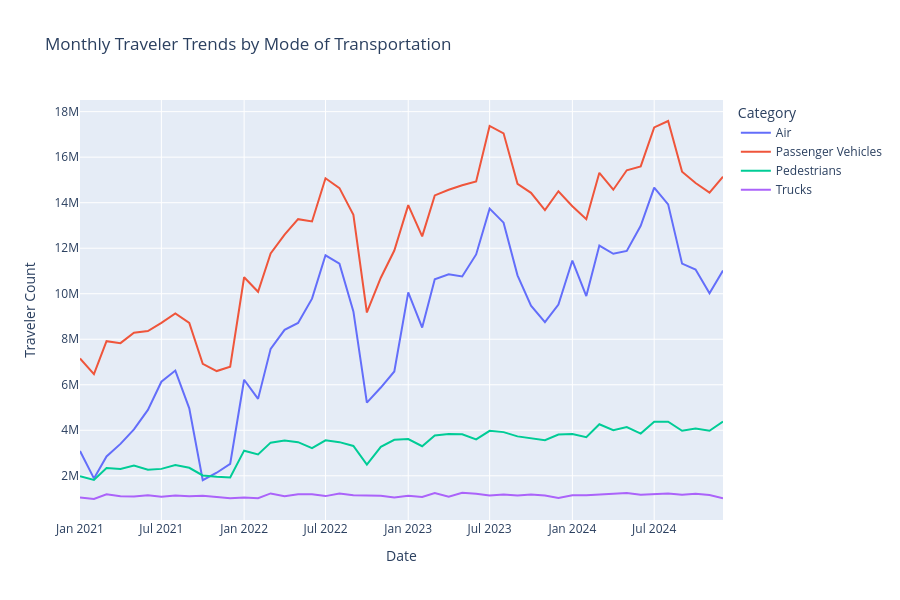

The cell this chart's notebook holds for it:
### Code cell
# Prepare data for line or area chart by month and region
line_data = df_cbp[df_cbp['Measure Name'] == 'Travelers']
line_data['Date'] = pd.to_datetime(line_data['FY'].astype(str) + '-' + line_data['Month'], format='%Y-%b')
line_data = line_data.groupby(['Date', 'Category'])['Count'].sum().reset_index()

# Line chart by region
fig_line = px.line(line_data, 
                   x='Date', 
                   y='Count', 
                   color='Category',
                   title="Monthly Traveler Trends by Mode of Transportation",
                   labels={'Count': 'Traveler Count', 'Date': 'Date'})
fig_line.update_layout(height=600)

# Optional: Uncomment for an area chart instead of a line chart
# fig_line.update_traces(mode='lines+markers', stackgroup='one')

fig_line.show()
